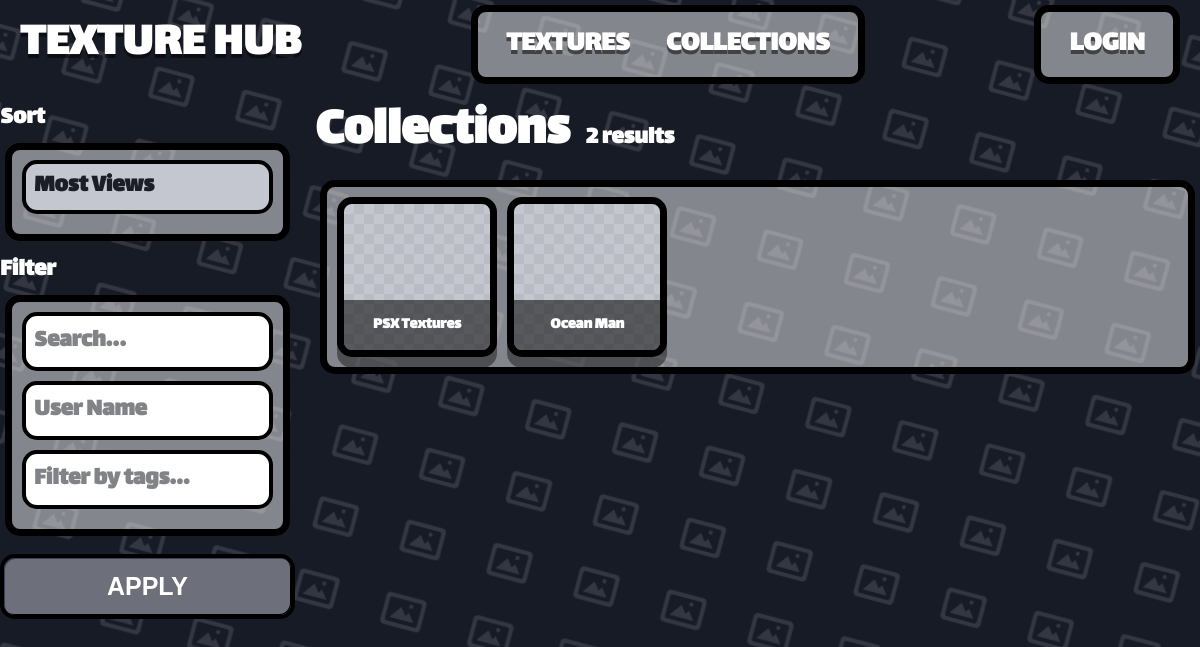
/1, run on an earlier commit of the app's database.
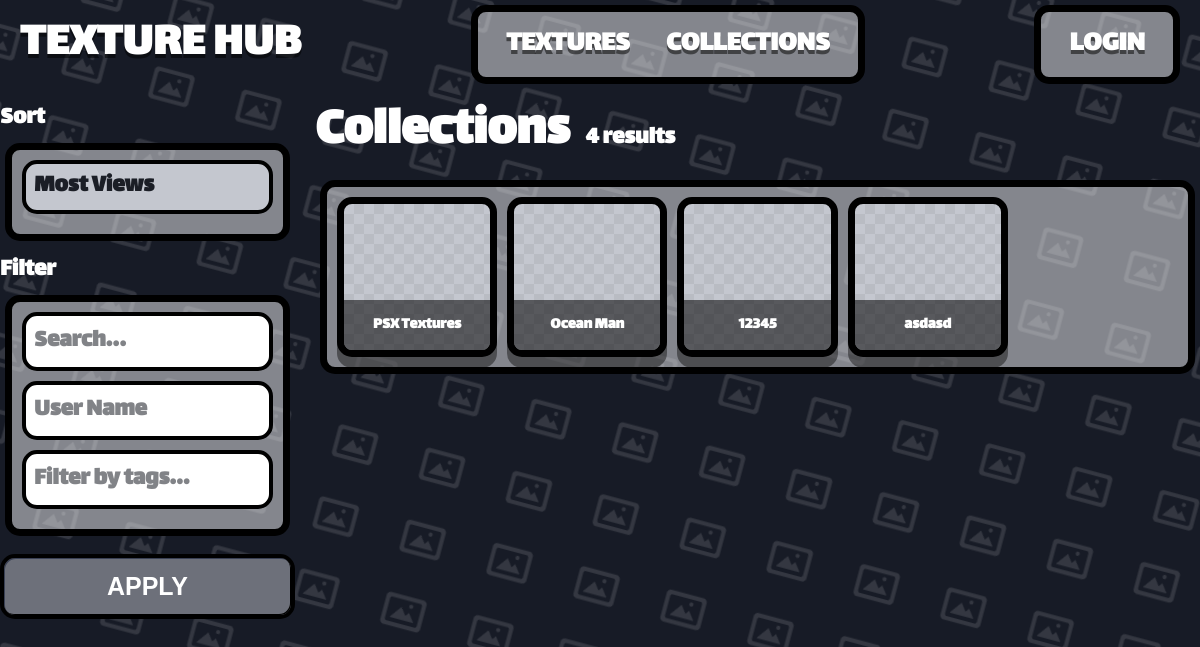
And on a later commit of the database.
### app.py (models this page shows)
class Collection(db.Model):  # pylint: disable=too-few-public-methods
    __tablename__ = "Collection"
    collection_id = db.Column(db.Integer, primary_key=True)
    collection_name = db.Column(db.String(80), unique=True, nullable=False)
    collection_user_id = db.Column(db.String(120), nullable=False)
    collection_rating = db.Column(db.Integer, default=0)

### app.py (the view)
@app.route("/<int:page>", methods=["POST", "GET"])
def home(page=0):
    page_items, name_field, tags_field, owner_field = _get_page_config(page)
    params = _get_filter_params()
    filtered_items = _filter_by_name(page_items, name_field, params["search"])
    filtered_items = [
        item for item in filtered_items
        if item in _filter_by_owner(page_items, owner_field, params["user"])
    ]
    filtered_items = [
        item for item in filtered_items
        if item in _filter_by_tags(page_items, tags_field, params["tags"])
    ]
    if page == 0:
        view_counts, download_counts = _get_texture_counts()
    else:
        view_counts, download_counts = {}, {}
    filtered_items = _sort_items(
        filtered_items, params["sort"], name_field, view_counts, download_counts
    )
    return render_template(
        "home.html",
        user=get_current_user(),
        items=filtered_items,
        page=page,
        search_query=params["search"],
        tag_query=params["tags"],
        user_query=params["user"],
    )

### app.py (called while the page is built, shortened)
def get_current_user():
    user_id = session.get("user_id")
    if user_id is None:
        return None
    return User.query.get(user_id)

def _get_page_config(page):
    if page == 0:
        return Texture.query.all(), "texture_name", "texture_tags", "texture_user_id"
    if page == 1:
        return Collection.query.all(), "collection_name", None, "collection_user_id"
    return [], None, None, None

def _get_filter_params():
    source = request.form if request.method == "POST" else request.args
    return {
        "search": source.get("search", "").strip(),
        "tags": source.get("tags", "").strip(),
        "user": source.get("user", "").strip(),
        "sort": source.get("sort", ""),
    }

def _filter_by_name(page_items, name_field, search_query):
    if not search_query or len(search_query) >= NAME_MAX_LENGTH:
        return page_items

def _filter_by_owner(page_items, owner_field, user_query):
    if not (user_query and owner_field) or len(user_query) >= NAME_MAX_LENGTH:
        return page_items

def _filter_by_tags(page_items, tags_field, tag_query):
    if not (tags_field and tag_query) or len(tag_query) >= NAME_MAX_LENGTH:
        return page_items

### templates/home.html (shortened to what this page needs)
{% extends "template.html" %}
{% block content %}
<div class="th-textures-layout">
    <aside class="th-sidebar">
        <form action="/{{ page }}" method="post">
            <label class="th-label" for="sort">Sort</label>
            <div class="container">
                <div class="th-filter-group">
                    <select class="th-input th-select" id="sort" name="sort">
                        <option value="views">Most Views</option>
                    </select>
                </div>
            </div>
            <label class="th-label" for="search">Filter</label>
            <div class="container">
                <div class="th-filter-group">
                    <input class="th-input" id="search" type="text" name="search" placeholder="Search..."
                        value="{{ search_query }}">
                </div>
                <div class="th-filter-group">
                    <input class="th-input" id="user" type="text" name="user" placeholder="User Name"
                        value="{{ user_query }}">
                </div>
                <div class="th-filter-group">
                    <input class="th-input" id="tags" type="text" name="tags" placeholder="Filter by tags..."
                        value="{{ tag_query }}">
                </div>
            </div>
            <button class="th-btn th-btn-block" type="submit">Apply</button>
        </form>
    </aside>
    <section class="th-textures-main">
        <div class="th-textures-header">
            <h1>{% if page == 1 %}Collections{% else %}Textures{% endif %}</h1>
            <div class="th-results-count">{{ items|length }} results</div>
        </div>
        <div class="container">
            <div class="th-grid-scroll">
                <div class="th-texture-grid">
                    {% for item in items %}
                    {% if page == 0 %}
                    {% include "texture_template.html" %}
                    {% elif page == 1 %}
                    {% include "collection_template.html" %}
                    {% endif %}
                    {% endfor %}
                </div>
            </div>
        </div>
    </section>
</div>
{% endblock %}

### templates/collection_template.html
<a href="/collection/{{ item.collection_id }}" class="item">
    <div class="item-thumb"></div>
    <div class="item-name">{{ item.collection_name }}</div>
</a>

What changed in the data, as far as the page shows it:
added Collection: collection_name "12345"
added Collection: collection_name "asdasd"
Also different on the page:
{{ items|length }}: "2" → "4"
